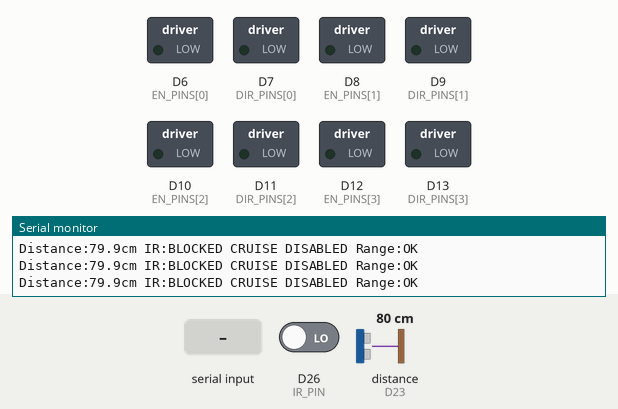
This sketch was run on a simulated Arduino Due. Parts: switched loads named in the sketch (green lamp = pin HIGH), the last lines printed to the serial monitor. Wiring (inferred from the names in the program): ultrasonic range finder: trigger D22; echo D23. The inputs (shaded band) are chosen by the test bench; at power-on: distance to the obstacle (sensor on D23) 80 cm, D26 (IR_PIN) LOW. The echo pulse lasts 58.3 µs per cm; pins used as bus, display or sensor lines are not drawn.

Above: at 1.2 s.
1.3 s: distance to the obstacle (sensor on D23) set to 2 cm
3.5 s: D26 (IR_PIN) driven HIGH
5.7 s: "s" received over Serial
7.2 s: "f" received over Serial
8.7 s: distance to the obstacle (sensor on D23) set to 5 cm
At 10.5 s:
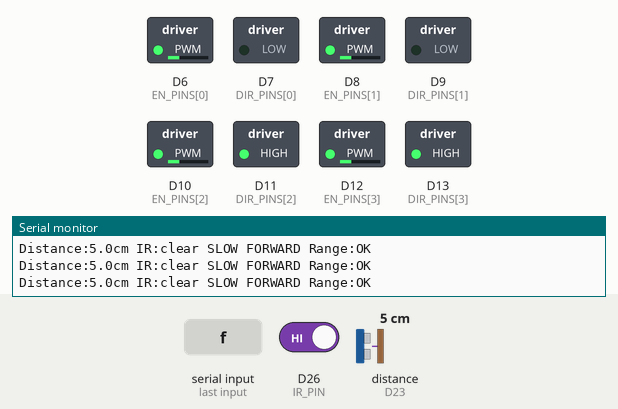
11.2 s: D26 (IR_PIN) driven LOW
At 11.39 s:
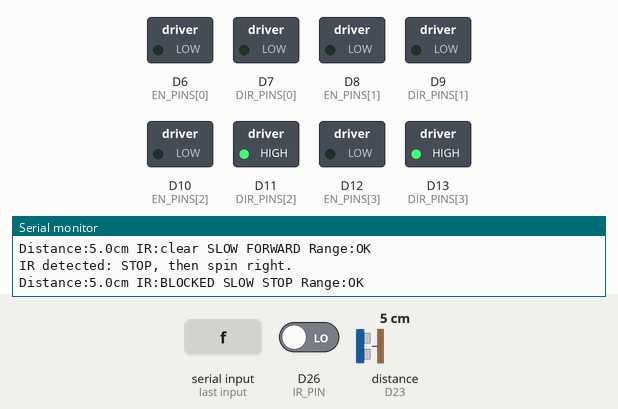
At 13.0 s:
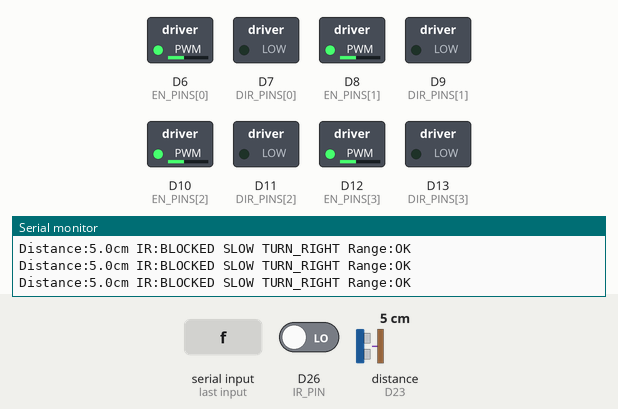
Timing chart, 0 to 18.0 s (numbered marks = the images above; inputs shaded):
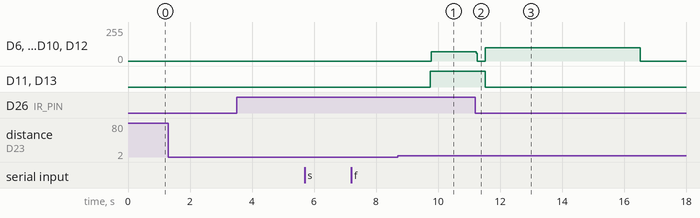

Measured:
- after the input at 8.7 s, D6 (EN_PINS[0]), D8 (EN_PINS[1]), D10 (EN_PINS[2]), D12 (EN_PINS[3]): 0/255 → 71/255 after 1.1 s; D11 (DIR_PINS[2]), D13 (DIR_PINS[3]): LOW → HIGH after 1.0 s
- after the input at 11.2 s, D6 (EN_PINS[0]), D8 (EN_PINS[1]), D10 (EN_PINS[2]), D12 (EN_PINS[3]): 71/255 → 0/255 at once, → 100/255 0.29 s later, → 0/255 5.0 s later; D11 (DIR_PINS[2]), D13 (DIR_PINS[3]): HIGH → LOW after 0.32 s

The sketch:

Ultrasonic_Slow_IR_Turn.ino
```cpp
// AJ DOnald 101259149

// Ultrasonic + IR testing
const int DIR_PINS[] = {7,9,11,13};
const int EN_PINS[] = {6,8,10,12};
const int FORWARD_LEVEL[] = {LOW,LOW,HIGH,HIGH};
const bool IS_LEFT[] = {true,true,false,false};
const int IR_PIN = 26;
const int PWM_VALUE = 100;
const int CRUISE_PWM = 100;
const int SLOW_PWM = 75;
const int FRONT_OFFSET_MM = 0; // Distance measured from ultrasonic sensor face.
const int SLOW_CLEARANCE_MM = 200;
const int RESUME_CLEARANCE_MM = 250;
const int TRIG_PIN = 22;
const int ECHO_PIN = 23;
const unsigned long PING_INTERVAL_US = 60000;
const unsigned long ECHO_TIMEOUT_US = 35000;
volatile bool echoArmed = false, echoRisingSeen = false, echoComplete = false;
volatile unsigned long echoRiseUs = 0, echoWidthUs = 0;
bool pingActive = false, triggerHigh = false;
unsigned long pingStartedUs = 0;
unsigned long lastPingUs = 0;
bool rangeReady = false, rangeValid = false, slowMode = true;
const char *rangeReason = "INIT";
unsigned int rangeCode = 255;
int clearanceMm = 0;
unsigned long lastRangeAt = 0, lastRangePoll = 0;
const unsigned long DETECT_MS = 20;
const unsigned long RELEASE_MS = 50;
bool rawObstacle = false;
bool candidateObstacle = false;
bool confirmedObstacle = true; // Wait for confirmed clear on startup.
unsigned long candidateSince = 0;
unsigned long rejectedLowPulses = 0;
unsigned long longestRejectedLowMs = 0;

const unsigned long PAUSE_MS = 300;
const unsigned long MAX_TURN_MS = 5000; // Stop if IR never clears, pressing f retries.
const unsigned long TURN_CLEAR_MS = 200; // Require stable clear before ending turn.
const unsigned long CLEAR_MS = 500;
enum State { DISABLED, WAIT_CLEAR, FORWARD, STOP_BEFORE_TURN, TURN_RIGHT, SENSOR_WAIT };
State state = DISABLED;
State resumeState = WAIT_CLEAR;
unsigned long pausedElapsed = 0, healthySince = 0;
bool healthyTracking = false;
unsigned long stateSince = 0, clearSince = 0, lastPrint = 0;
bool clearTracking = false;
const char *STATE_NAMES[] = {"DISABLED", "WAIT_CLEAR", "FORWARD", "STOP", "TURN_RIGHT", "SENSOR_WAIT"};

void echoChanged() {
  if (!echoArmed) return;
  unsigned long now = micros();
  if (digitalRead(ECHO_PIN) == HIGH) {
    echoRiseUs = now;
    echoRisingSeen = true;
  } else if (echoRisingSeen) {
    echoWidthUs = now - echoRiseUs;
    echoComplete = true;
    echoArmed = false;
  }
}
void updateRange() {
  unsigned long now = micros();
  if (triggerHigh && now-pingStartedUs >= 10) {
    digitalWrite(TRIG_PIN, LOW);
    triggerHigh = false;
  }
  bool complete;
  unsigned long width;
  noInterrupts();
  complete = echoComplete;
  width = echoWidthUs;
  if (complete) echoComplete = false;
  interrupts();
  if (pingActive && complete) {
    pingActive = false;
    unsigned long mm = width * 343UL / 2000UL;
    rangeValid = mm >= 40 && mm <= 5500;
    rangeReason = rangeValid ? "OK" : "OUT_OF_RANGE";
    rangeCode = rangeValid ? 0 : 1;
    if (rangeValid) {
      lastRangeAt = millis();
      clearanceMm = (int)mm - FRONT_OFFSET_MM;
      if (clearanceMm < 0) clearanceMm = 0;
      if (clearanceMm <= SLOW_CLEARANCE_MM) slowMode = true;
      else if (clearanceMm > RESUME_CLEARANCE_MM) slowMode = false;
    }
  }
  if (pingActive && now-pingStartedUs >= ECHO_TIMEOUT_US) {
    noInterrupts(); echoArmed=false; echoComplete=false; interrupts();
    pingActive=false;
    rangeValid=false;
    rangeReason="NO_ECHO";
    rangeCode=2;
  }
  if (!pingActive && now-lastPingUs >= PING_INTERVAL_US) {
    lastPingUs=now;
    if (digitalRead(ECHO_PIN)==HIGH) {
      rangeValid=false; rangeReason="ECHO_STUCK_HIGH"; rangeCode=3; return;
    }
    noInterrupts();
    echoComplete=false; echoRisingSeen=false; echoArmed=true;
    interrupts();
    pingStartedUs=micros();
    pingActive=true;
    triggerHigh=true;
    digitalWrite(TRIG_PIN,HIGH);
  }
}
void forwardDrive() {
  driveSides(true, true);
  for (int i=0;i<4;i++) analogWrite(EN_PINS[i], slowMode ? SLOW_PWM : CRUISE_PWM);
}
void updateIR() {
  unsigned long now = millis();
  bool nextRaw = digitalRead(IR_PIN) == LOW;
  if (nextRaw != candidateObstacle) {
    if (candidateObstacle && !confirmedObstacle) {
      unsigned long width = now - candidateSince;
      rejectedLowPulses++;
      if (width > longestRejectedLowMs) longestRejectedLowMs = width;
    }
    candidateObstacle = nextRaw;
    candidateSince = now;
  }
  rawObstacle = nextRaw;
  unsigned long required = candidateObstacle ? DETECT_MS : RELEASE_MS;
  if (now - candidateSince >= required) confirmedObstacle = candidateObstacle;
}
void motorsOff() {
  for (int i=0;i<4;i++) analogWrite(EN_PINS[i],0);
}
void driveSides(bool leftForward, bool rightForward) {
  motorsOff();
  for (int i=0;i<4;i++) {
    bool forward = IS_LEFT[i] ? leftForward : rightForward;
    int direction = FORWARD_LEVEL[i];
    if (!forward) direction = direction == LOW ? HIGH : LOW;
    digitalWrite(DIR_PINS[i],direction);
  }
  for (int i=0;i<4;i++) analogWrite(EN_PINS[i],PWM_VALUE);
}
void enter(State next, const char *message) {
  state=next;
  stateSince=millis();
  clearTracking=false;
  Serial.println(message);
}
void setup() {
  for (int i=0;i<4;i++) {
    digitalWrite(EN_PINS[i],LOW); pinMode(EN_PINS[i],OUTPUT);
    digitalWrite(DIR_PINS[i],LOW); pinMode(DIR_PINS[i],OUTPUT);
  }
  analogWriteResolution(8);
  pinMode(IR_PIN,INPUT);
  candidateObstacle = digitalRead(IR_PIN) == LOW;
  candidateSince = millis();
  Serial.begin(115200);
  Serial.println("ULTRASONIC + LEFT IR: f enables; s stops. No echo pauses motion.");
  digitalWrite(TRIG_PIN,LOW); pinMode(TRIG_PIN,OUTPUT);
  pinMode(ECHO_PIN,INPUT);
  attachInterrupt(digitalPinToInterrupt(ECHO_PIN),echoChanged,CHANGE);
  rangeReady=true;

}
void loop() {
  updateIR();
  updateRange();
  unsigned long now = millis();
  bool healthy = rangeReady && rangeValid && now-lastRangeAt <= 300;

  if (Serial.available()) {
    char command = Serial.read();
    if (command == 's') {
      motorsOff(); enter(DISABLED, "DISABLED"); return;
    }
    if (command == 'f' && state == DISABLED)
      enter(WAIT_CLEAR, "AUTO enabled: waiting for IR clear.");
  }

  if (!healthy && state != DISABLED && state != SENSOR_WAIT) {
    motorsOff();
    resumeState = state;
    pausedElapsed = millis()-stateSince;
    healthyTracking = false;
    enter(SENSOR_WAIT, "Invalid ultrasonic: paused until readings recover.");
  }

  switch (state) {
    case SENSOR_WAIT:
      if (!healthy) healthyTracking = false;
      else {
        if (!healthyTracking) { healthySince=now; healthyTracking=true; }
        if (now-healthySince >= 500) {
          state=resumeState;
          stateSince=millis()-pausedElapsed;
          clearTracking=false;
          // Forward is applied next loop only after checking IR.
          if (state==TURN_RIGHT) driveSides(true,false);
          Serial.println("Range recovered.");
        }
      }
      break;
    case WAIT_CLEAR:
      motorsOff();
      if (confirmedObstacle) clearTracking=false;
      else {
        if (!clearTracking) { clearSince=now; clearTracking=true; }
        if (now-clearSince>=CLEAR_MS) {
          forwardDrive(); enter(FORWARD, "FORWARD");
        }
      }
      break;
    case FORWARD:
      if (confirmedObstacle) {
        motorsOff(); enter(STOP_BEFORE_TURN, "IR detected: STOP, then spin right.");
      } else {
        forwardDrive();
      }
      break;
    case STOP_BEFORE_TURN:
      if (millis()-stateSince>=PAUSE_MS) {
        driveSides(true,false); enter(TURN_RIGHT, "SPIN RIGHT: until IR stays clear");
      }
      break;
    case TURN_RIGHT:
      // Front IR is expected to remain blocked as we rotate away.
      if (confirmedObstacle) clearTracking=false;
      else {
        if (!clearTracking) { clearSince=now; clearTracking=true; }
        if (now-clearSince>=TURN_CLEAR_MS) {
          motorsOff(); enter(WAIT_CLEAR, "IR clear: turn finished, preparing forward.");
          break;
        }
      }
      if (millis()-stateSince>=MAX_TURN_MS) {
        motorsOff(); enter(DISABLED, "TURN LIMIT: IR did not clear. Check surroundings/sensor; f retries.");
      }
      break;
    default: break;
  }
  if (now-lastPrint>=250 && Serial.availableForWrite()>=63) {
    lastPrint=now;
    Serial.print("Distance:");
    if (healthy) Serial.print(clearanceMm/10.0f,1); else Serial.print("--");
    Serial.print("cm IR:"); Serial.print(confirmedObstacle ? "BLOCKED" : "clear");
    Serial.print(slowMode ? " SLOW " : " CRUISE ");
    Serial.print(STATE_NAMES[state]);
    Serial.print(" Range:"); Serial.println(healthy ? "OK" : rangeReason);
  }
}
```
